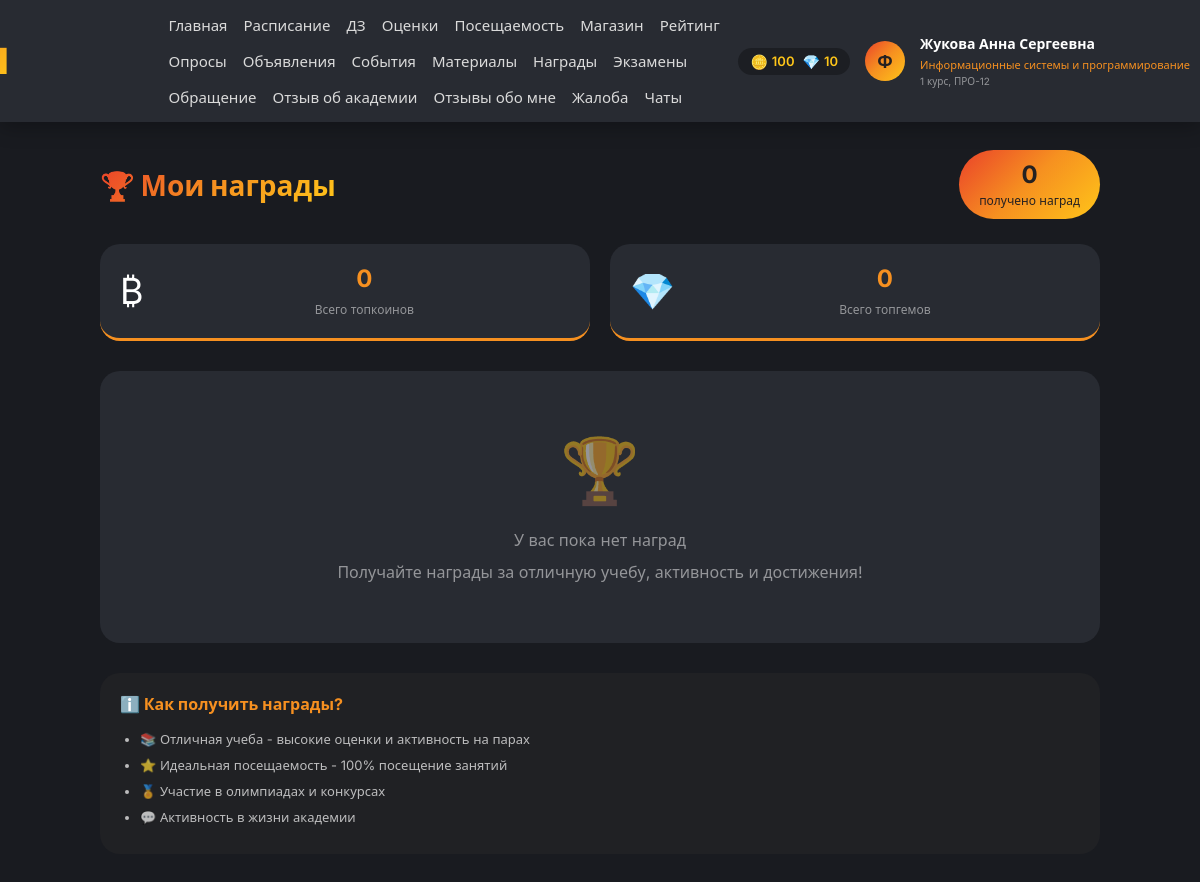
The app's page /my-rewards/ (signed in), older data.
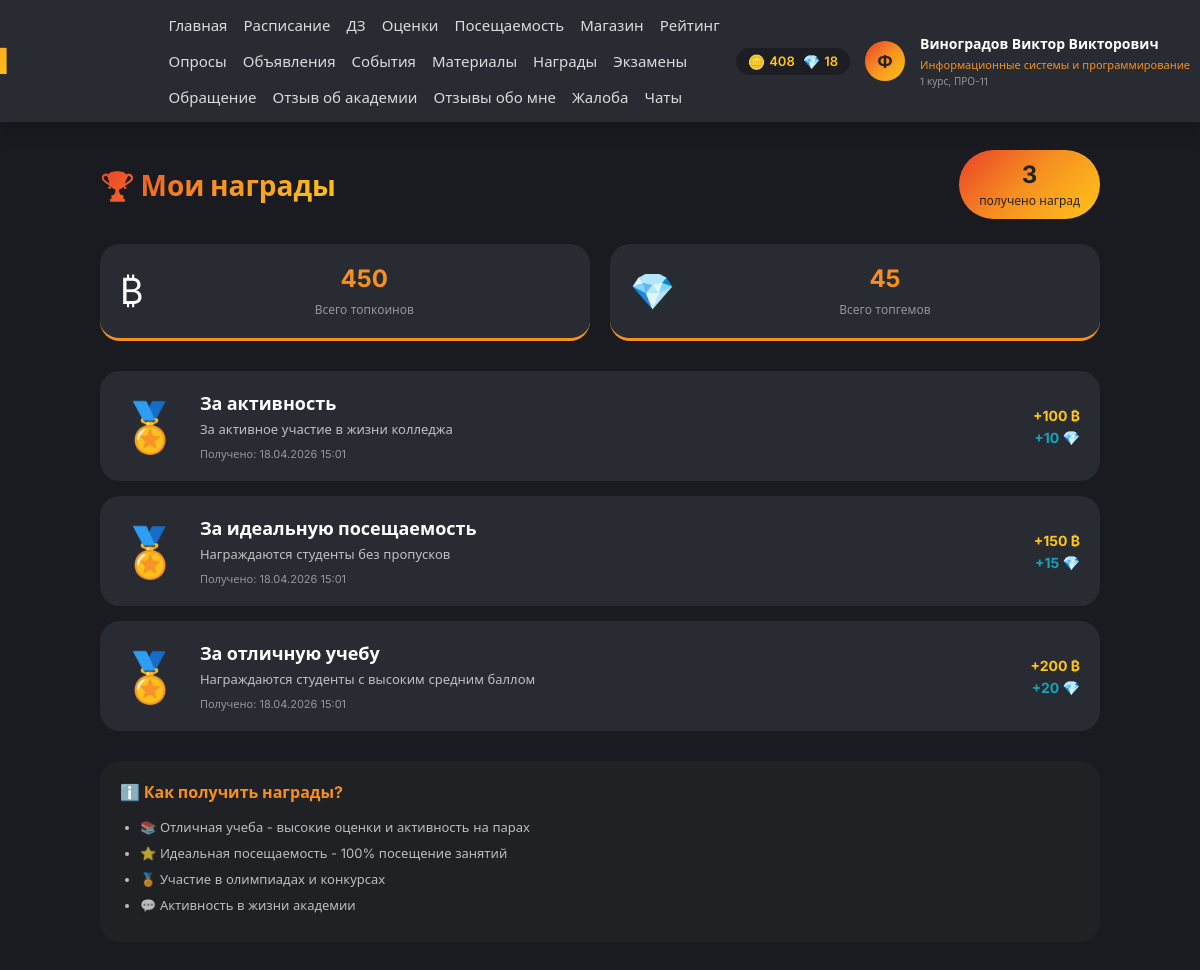
The same page, newer data.
### app/models.py (models this page shows, shortened)
class Autoriz(models.Model):
    user = models.CharField(unique=True, max_length=30, blank=False, null=True, error_messages={'max_length': 'Длина имени не может содержать более 30 символов', 'blank': 'Напишите имя.', 'null': 'Напишите имя.'}, verbose_name='Имя аккаунта')
    password = models.CharField(max_length=120, blank=False, null=False, error_messages={'max_length': 'Длина пароля не может содержать более 40 символов', 'blank': 'Напишите пароль.', 'null': 'Напишите пароль.'}, verbose_name='Пароль от аккаунта')
    email = models.EmailField(unique=True, max_length=100, blank=False, null=False, error_messages={'max_length': 'Длина почты не может содержать более 100 символов', 'blank': 'Напишите почту.', 'null': 'Напишите почту.'}, verbose_name='Почта от аккаунта')
    birth_date = models.DateField(null=True, blank=True, verbose_name='Дата рождения')
    gender = models.CharField(max_length=1, choices=[('M', 'Мужской'), ('F', 'Женский')], blank=True, verbose_name='Пол')
    phone = models.CharField(max_length=20, blank=True, verbose_name='Номер телефона')
    hide_phone = models.BooleanField(default=False, verbose_name='Скрыть номер телефона')
    class Meta:
        db_table = 'List_of_users'
        verbose_name = 'Пользователь'
        verbose_name_plural = 'Пользователи'
    def get_full_name(self):
        try:
            student = Student.objects.get(autoriz=self)
            return f"{student.surname} {student.name} {student.patronymic}".strip()
        except Student.DoesNotExist:
            try:
                professor = Professor.objects.get(autoriz=self)
                return f"{professor.surname} {professor.name} {professor.patronymic}".strip()
            except Professor.DoesNotExist:
                try:
                    staff = AcademicStaff.objects.get(autoriz=self)
                    return f"{staff.surname} {staff.name} {staff.patronymic}".strip()
                except AcademicStaff.DoesNotExist:
                    return self.user

class Student(models.Model):
    name = models.CharField(max_length=30, blank=False, null=False, verbose_name='Имя студента')
    surname = models.CharField(max_length=30, blank=False, null=False, verbose_name='Фамилия студента')
    patronymic = models.CharField(max_length=40, blank=False, null=False, verbose_name='Отчество студента')
    autoriz = models.ForeignKey(Autoriz, on_delete=models.CASCADE, verbose_name='Пользователь')
    group = models.ForeignKey(Group, on_delete=models.CASCADE, null=True, blank=True, verbose_name='Группа')
    class Meta:
        db_table = 'List_of_students'
        verbose_name = 'Студент'
        verbose_name_plural = 'Студенты'

class Group(models.Model):
    name = models.CharField(max_length=20, verbose_name='Название группы')
    course = models.ForeignKey(Course, on_delete=models.CASCADE, verbose_name='Курс')
    direction = models.ForeignKey(Direction, on_delete=models.CASCADE, verbose_name='Направление')
    academic_year = models.CharField(max_length=9, verbose_name='Учебный год')
    class Meta:
        db_table = 'List_of_groups'
        verbose_name = 'Группа'
        verbose_name_plural = 'Группы'
        unique_together = ['course', 'direction', 'name']

class UserReward(models.Model):
    student = models.ForeignKey(Student, on_delete=models.CASCADE, verbose_name='Студент')
    reward = models.ForeignKey(Reward, on_delete=models.CASCADE, verbose_name='Награда')
    awarded_at = models.DateTimeField(auto_now_add=True, verbose_name='Дата получения')
    topcoins_given = models.PositiveIntegerField(verbose_name='Выдано топкоинов')
    topgems_given = models.PositiveIntegerField(verbose_name='Выдано топгемов')
    class Meta:
        db_table = 'List_of_user_rewards'
        verbose_name = 'Награда студента'
        verbose_name_plural = 'Награды студентов'

class Reward(models.Model):
    ONE_TIME = 'one_time'
    MULTIPLE = 'multiple'
    REWARD_TYPES = [
        (ONE_TIME, 'Единоразовая'),
        (MULTIPLE, 'Многоразовая'),
    ]
    name = models.CharField(max_length=100, verbose_name='Название награды')
    description = models.TextField(verbose_name='Описание')
    reward_type = models.CharField(max_length=10, choices=REWARD_TYPES, default=ONE_TIME, verbose_name='Тип награды')
    topcoins_award = models.PositiveIntegerField(default=0, verbose_name='Топкоины за награду')
    topgems_award = models.PositiveIntegerField(default=0, verbose_name='Топгемы за награду')
    condition_attendance_streak = models.PositiveIntegerField(null=True, blank=True, verbose_name='Необходимый непрерывный срок посещения (дней)')
    condition_on_time_streak = models.PositiveIntegerField(null=True, blank=True, verbose_name='Необходимый непрерывный срок без опозданий (дней)')
    is_active = models.BooleanField(default=True, verbose_name='Активна')
    class Meta:
        db_table = 'List_of_rewards'
        verbose_name = 'Награда'
        verbose_name_plural = 'Награды'

### app/views.py (the view)
# urls.py: path('my-rewards/', views.user_reward_list_view, name='user_reward_list_view'),
def user_reward_list_view(request):
    if 'user_id' not in request.session:
        return redirect('autoriz_view')
    context = get_user_context(request)
    user = context.get('user')
    try:
        student = Student.objects.get(autoriz=user)
        user_rewards = UserReward.objects.filter(student=student).order_by('-awarded_at')
        context['user_rewards'] = user_rewards
        context['total_topcoins'] = sum(ur.topcoins_given for ur in user_rewards)
        context['total_topgems'] = sum(ur.topgems_given for ur in user_rewards)
        return render(request, 'user_reward_list.html', context)
    except Student.DoesNotExist:
        return redirect('main_view')

### templates/user_reward_list.html (shortened to what this page needs)
{% extends 'base.html' %}
{% load static %}
{% block extra_css %}
<link rel="stylesheet" href="{% static 'css/user_reward_list.css' %}">
{% endblock %}
{% block content %}
<div class="rewards-container">
    <div class="page-header">
        <h1 class="page-title">🏆 Мои награды</h1>
        <div class="total-rewards">
            <span class="total-count">{{ user_rewards|length }}</span>
            <span class="total-label">получено наград</span>
        </div>
    </div>
    <div class="stats-summary">
        <div class="stat-card"><div class="stat-icon">₿</div><div class="stat-info"><div class="stat-value">{{ total_topcoins }}</div><div class="stat-label">Всего топкоинов</div></div></div>
        <div class="stat-card"><div class="stat-icon">💎</div><div class="stat-info"><div class="stat-value">{{ total_topgems }}</div><div class="stat-label">Всего топгемов</div></div></div>
    </div>
    <div class="rewards-list">
        {% for user_reward in user_rewards %}
        <div class="reward-card">
            <div class="reward-icon">🏅</div>
            <div class="reward-info">
                <div class="reward-name">{{ user_reward.reward.name }}</div>
                <div class="reward-description">{{ user_reward.reward.description }}</div>
                <div class="reward-date">Получено: {{ user_reward.awarded_at|date:"d.m.Y H:i" }}</div>
            </div>
            <div class="reward-bonus">
                {% if user_reward.topcoins_given > 0 %}<div class="bonus-coins">+{{ user_reward.topcoins_given }} ₿</div>{% endif %}
                {% if user_reward.topgems_given > 0 %}<div class="bonus-gems">+{{ user_reward.topgems_given }} 💎</div>{% endif %}
            </div>
        </div>
        {% empty %}
        <div class="empty-rewards">
            <div class="empty-icon">🏆</div>
            <p>У вас пока нет наград</p>
            <p class="empty-hint">Получайте награды за отличную учебу, активность и достижения!</p>
        </div>
        {% endfor %}
    </div>
    <div class="info-box">
        <h4>ℹ️ Как получить награды?</h4>
        <ul>
            <li>📚 Отличная учеба - высокие оценки и активность на парах</li>
            <li>⭐ Идеальная посещаемость - 100% посещение занятий</li>
            <li>🏅 Участие в олимпиадах и конкурсах</li>
            <li>💬 Активность в жизни академии</li>
        </ul>
    </div>
</div>
{% endblock %}

### templates/base.html (shortened to what this page needs)
{% load static %}
<!DOCTYPE html>
<html lang="ru">
<head>
    <link rel="stylesheet" href="https://cdnjs.cloudflare.com/ajax/libs/font-awesome/6.4.0/css/all.min.css">
    <link rel="stylesheet" href="{% static 'css/main.css' %}">
    {% block extra_css %}{% endblock %}
</head>
<body>
    <header class="header">
        <div class="header-content">
            <div class="logo">Journal</div>
            <nav class="nav-menu">
                <a href="{% url 'main_view' %}">Главная</a>
                {% if user_role == 'student' %}
                    <a href="{% url 'schedule_view' %}">Расписание</a>
                    <a href="{% url 'homework_list_view' %}">ДЗ</a>
                    <a href="{% url 'estimation_view' %}">Оценки</a>
                    <a href="{% url 'attendance_list_view' %}">Посещаемость</a>
                    <a href="{% url 'shop_view' %}">Магазин</a>
                    <a href="{% url 'leaderboard_view' %}">Рейтинг</a>
                    <a href="{% url 'polls_view' %}">Опросы</a>
                    <a href="{% url 'announcements_view' %}">Объявления</a>
                    <a href="{% url 'events_view' %}">События</a>
                    <a href="{% url 'educational_materials_view' %}">Материалы</a>
                    <a href="{% url 'user_reward_list_view' %}">Награды</a>
                    <a href="{% url 'exam_list_view' %}">Экзамены</a>
                    <a href="{% url 'appeal_view' %}">Обращение</a>
                    <a href="{% url 'review_view' %}">Отзыв об академии</a>
                    <a href="{% url 'student_reviews_view' %}">Отзывы обо мне</a>
                    <a href="{% url 'complaint_view' %}">Жалоба</a>
                    <a href="{% url 'chat_list_view' %}">Чаты</a>
                {% endif %}
            </nav>
            <div class="user-info">
                {% if user_role == 'student' %}
                <div class="user-currencies">
                    <div class="currency-item">
                        <span class="currency-icon">🪙</span>
                        <span class="currency-value">{{ topcoins|default:"0" }}</span>
                    </div>
                    <div class="currency-item">
                        <span class="currency-icon">💎</span>
                        <span class="currency-value">{{ topgems|default:"0" }}</span>
                    </div>
                </div>
                {% endif %}
                {% if user_avatar %}
                    <img src="{{ user_avatar }}" alt="avatar" class="user-avatar">
                {% else %}
                    <div class="user-avatar-placeholder">Ф</div>
                {% endif %}
                <div class="user-details">
                    <span class="user-name">{{ user.get_full_name|default:user.user }}</span>
                    {% if user_role == 'student' and student_info %}
                        <div class="user-meta-group">
                            <span class="user-meta-direction">{{ student_info.direction }}</span>
                            <span class="user-meta-course">{{ student_info.course }} курс, {{ student_info.group }}</span>
                        </div>
                    {% elif user_role == 'professor' and professor_info %}
                        <span class="user-meta">{{ professor_info.subject }}</span>
                    {% elif user_role == 'academic_staff' and staff_info %}
                        <span class="user-meta">{{ staff_info.position }}</span>
                    {% endif %}
                </div>
            </div>
        </div>
    </header>
    <div class="container">
        {% block content %}{% endblock %}
    </div>
</body>
</html>

Row changes from the older to the newer data that the page shows:
no longer on this page (row unchanged): Group: group "ПРО-12"
changed Autoriz: get_full_name "Жукова Анна Сергеевна" → "Виноградов Виктор Викторович"
now on this page (row unchanged): Group: group "ПРО-11"
added UserReward: reward.name "За активность", reward.description "За активное участие в жизни колледжа", awarded_at "18.04.2026 15:01", topcoins_given "100", topgems_given "10"
added UserReward: reward.name "За идеальную посещаемость", reward.description "Награждаются студенты без пропусков", awarded_at "18.04.2026 15:01", topcoins_given "150", topgems_given "15"
added UserReward: reward.name "За отличную учебу", reward.description "Награждаются студенты с высоким средним баллом", awarded_at "18.04.2026 15:01", topcoins_given "200", topgems_given "20"
Text that changed along with them:
{{ topcoins|default:"0" }}: "100" → "408"
{{ topgems|default:"0" }}: "10" → "18"
{{ user_rewards|length }}: "0" → "3"
{{ total_topcoins }}: "0" → "450"
{{ total_topgems }}: "0" → "45"
text no longer shown: "🏆 У вас пока нет наград Получайте награды за отличную учебу, активность и достижения!"
